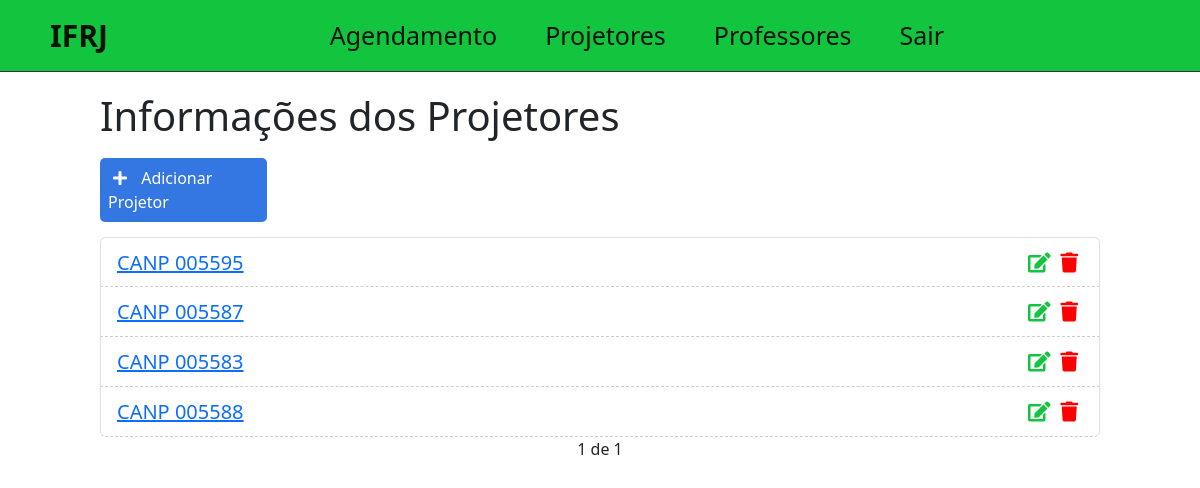
The page /info/?page=2 (signed in) on the database as committed earlier.
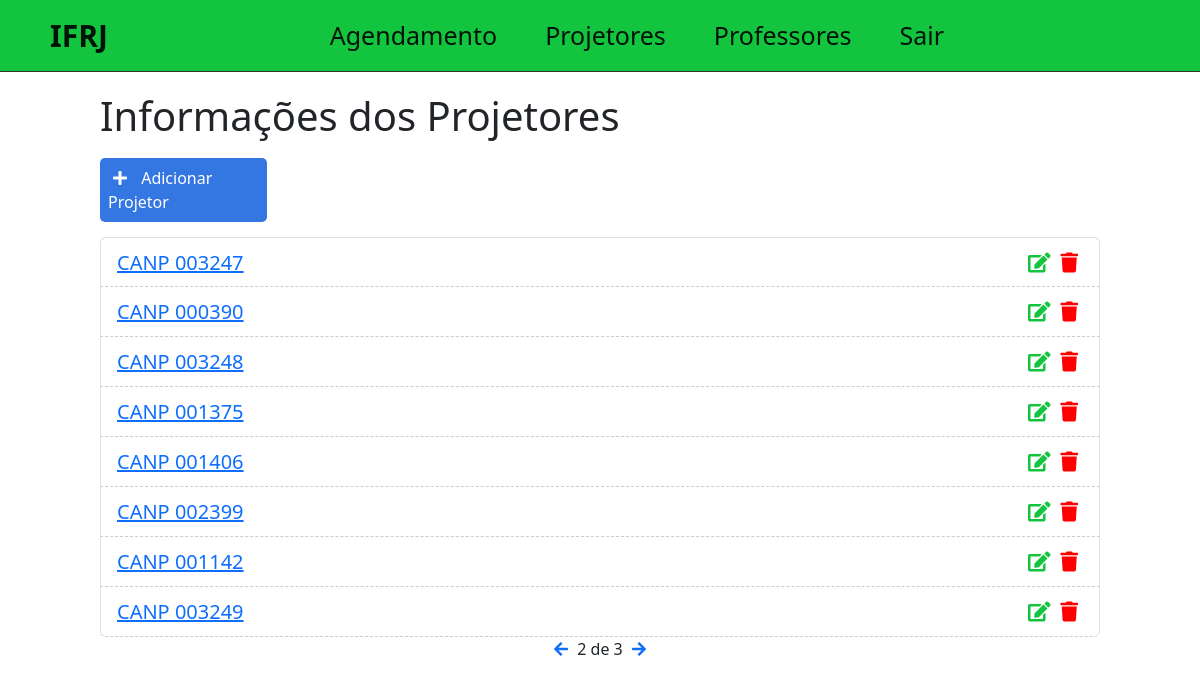
The same page on the database as committed later.
### tcc/models.py (models this page shows)
class Dispositivo(models.Model):
    STATUS = (
        ('funciona', 'Funciona'),
        ('estragado', 'Estragado'),
    )
    nome = models.CharField(max_length=255, null=False)
    descricao = models.TextField(null=False)
    funcionamento = models.CharField(
        null=False,
        default='func',
        max_length=9,
        choices=STATUS,
    )
    created_at = models.DateTimeField(auto_now_add=True)
    updated_at = models.DateTimeField(auto_now=True)
    def __str__(self):
        return self.nome

### tcc/views.py (the view)
# urls.py: path('info/', views.infoDisp),
@login_required
def infoDisp(request):
    disp_list = Dispositivo.objects.all().order_by('-created_at')
    paginator = Paginator(disp_list, 8)
    page = request.GET.get('page')
    disp = paginator.get_page(page)
    context = {'disp':disp,}
    return render(request, 'tcc/info.html', context)

### tcc/templates/tcc/info.html (shortened to what this page needs)
{% extends 'home.html' %}
{% block content %}
<div class="offset-1 col-10 info-div">
    <h1 class="tittle-disp">Informações dos Projetores</h1>
    <a id="add-link" href="../newdisp/">
        <div class="col-2 add-div">
            <i class="fas fa-plus"></i> Adicionar Projetor
        </div>
    </a>
    <ul class="proj-list list-group">
        {% for disp in disp %}
        <li class="proj-item list-group-item">
            <span><a href="../disp/{{disp.id}}">{{disp}}</a></span>
            <a href="../deletedisp/{{disp.id}}" class="delete-btn"><span><i class="fas fa-trash"></i></span></a>
            <a href="../editdisp/{{disp.id}}"><span><i class="fas fa-edit"></i></span></a>
        </li>
        {% endfor %}
    </ul>
    <div class="pagination">
        <span class="step-links">
            {% if disp.has_previous %}
                <a href="?page={{disp.previous_page_number}}"><i class="fas fa-arrow-left"></i></a>
            {% endif %}
            <span class="current">
                {{ disp.number }} de {{ disp.paginator.num_pages }}
            </span>
            {% if disp.has_next %}
                <a href="?page={{disp.next_page_number}}"><i class="fas fa-arrow-right"></i></a>
            {% endif %}
        </span>
    </div>
</div>
{% endblock %}

Rows that differ between the two databases and show on the page:
no longer on this page (row unchanged): Dispositivo: nome "CANP 005595"
no longer on this page (row unchanged): Dispositivo: nome "CANP 005587"
no longer on this page (row unchanged): Dispositivo: nome "CANP 005583"
no longer on this page (row unchanged): Dispositivo: nome "CANP 005588"
added Dispositivo: nome "CANP 003247"
added Dispositivo: nome "CANP 000390"
added Dispositivo: nome "CANP 003248"
added Dispositivo: nome "CANP 001375"
added Dispositivo: nome "CANP 001406"
added Dispositivo: nome "CANP 002399"
added Dispositivo: nome "CANP 001142"
added Dispositivo: nome "CANP 003249"
Other text that changed with them:
{{ disp.number }}: "1" → "2"
{{ disp.paginator.num_pages }}: "1" → "3"
